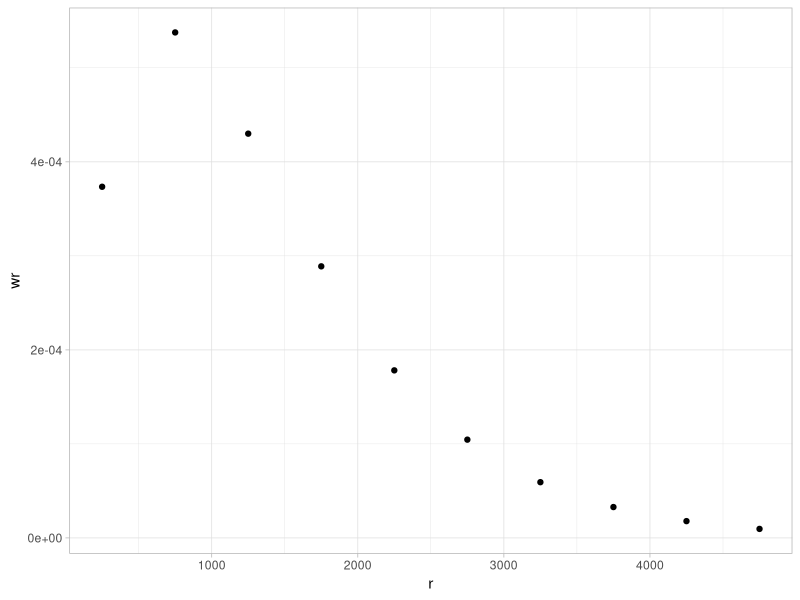
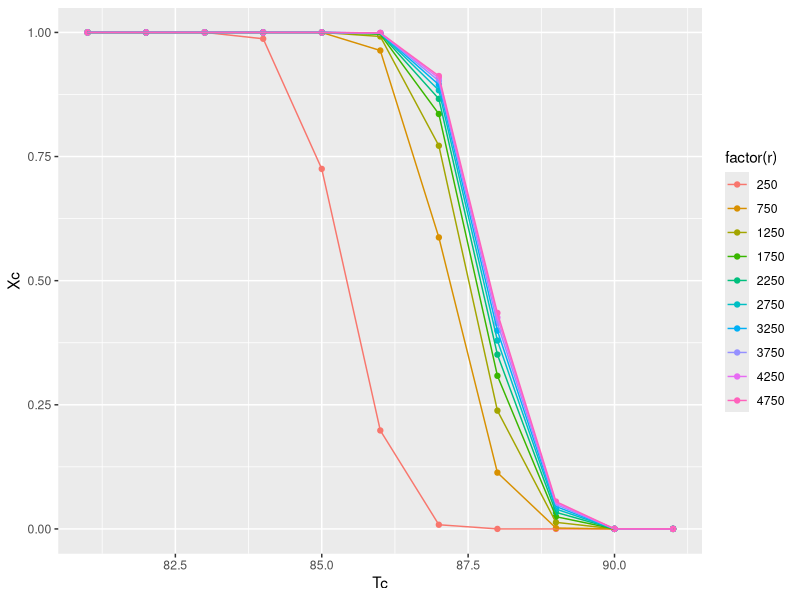
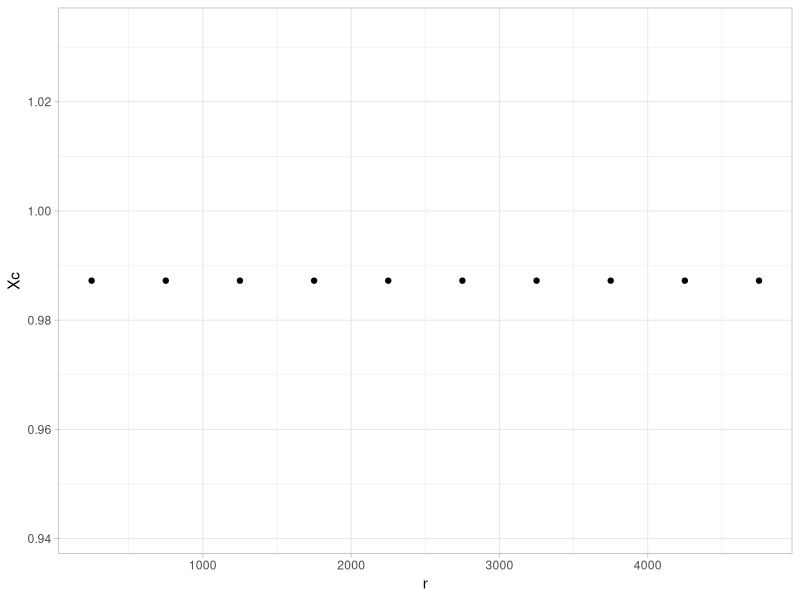
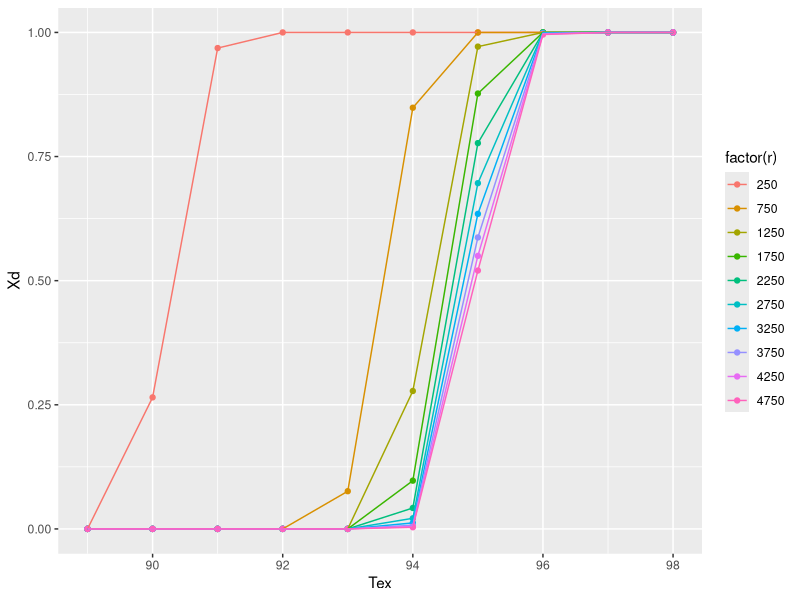
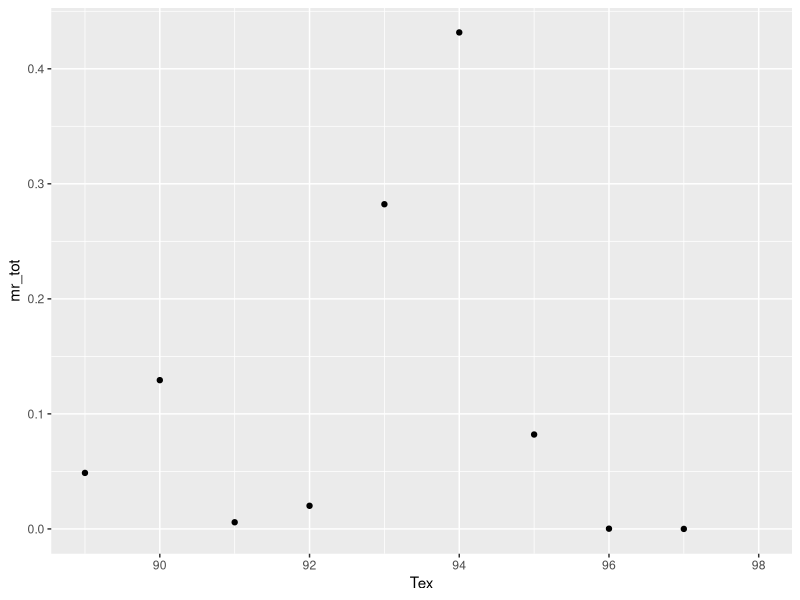

Write R code to recreate these figures, in order. (Note: this script raises an error after producing the figures.)
## ---- chunk 1
library(ggplot2)
library(tidyr)
library(dplyr)
library(purrr)
## ---- chunk 2
Mn <- 19100 #52100
repeat_unit <- 28.05

tau <- repeat_unit / Mn
## ---- chunk 3
r <- seq(250, 4750, 500)

wr <- tau^2 * r * exp(-tau * r)
## ---- chunk 4
flory <- as_tibble(list(r = r, wr = wr))
## ---- chunk 5
flory |>
  ggplot(aes(x = r, y = wr)) +
  geom_point() +
  theme_light()
## ---- chunk 6
#E191
Ac <- 90.4
Bc <- 655

Tdr <- Ac - Bc / r
## ---- chunk 7
kc <- 2.47e-6
nc <- 3.96
CR <- 0.1
Tc <- seq(81, 91, 1)

Xc <- 1 - exp(-kc*((Tdr[1] - Tc[4])/CR)^nc)
## ---- chunk 8
Xc_tbl <- expand.grid(Tdr, Tc) |>
  rename(Tdr = Var1, Tc = Var2) |>
  rowwise() |>
  mutate(Xc = ifelse(Tc < Tdr, 1 - exp(-kc*((Tdr - Tc)/CR)^nc), 0)) |>
  ungroup() |>
  left_join(as_tibble(list(r = r, Tdr = Tdr)), by = "Tdr") |>
  select(r, everything())
## ---- chunk 9
Xc_tbl |>
  ggplot(aes(x = Tc, y = Xc, color = factor(r))) +
  geom_point() +
  geom_line()
## ---- chunk 10
as_tibble(list(r = r, Tdr = Tdr, Xc = Xc)) |>
  mutate(Xc = ifelse(is.na(Xc), 0, Xc)) |>
  ggplot(aes(x = r, y = Xc)) +
  geom_point() +
  theme_light()
## ---- chunk 11
Ad <- 94.0
Bd <- 1245

Tcr <- Ad - Bd / r

nd <- 3.44
kd <- 1.3e-3
Tex <- seq(89, 98, 1)
HR <- 0.2

Xd <- 1 - exp(-kd * ((Tex-Tcr)/HR)^nd)
## ---- chunk 12
Xd_tbl <- expand.grid(Tcr, Tex) |>
  rename(Tcr = Var1, Tex = Var2) |>
  rowwise() |>
  mutate(Xd = ifelse(Tex > Tcr, 1 - exp(-kd*((Tex - Tcr)/HR)^nd), 0)) |>
  ungroup() |>
  left_join(as_tibble(list(r = r, Tcr = Tcr)), by = "Tcr") |>
  select(r, everything())
## ---- chunk 13
Xd_tbl |>
  ggplot(aes(x = Tex, y = Xd, color = factor(r))) +
  geom_point() +
  geom_line()
## ---- chunk 14
mr_tbl <- Xd_tbl |>
  left_join(as_tibble(list(r  = r, norm_wr = wr / sum(wr))), by = "r") |>
  mutate(mr = Xd * norm_wr) |>
  group_by(r) |>
  mutate(mr_int = lead(mr) - mr) |>
  ungroup()

# norm_wr <- wr / sum(wr)
# mr <- numeric()
# 
# for (i in 1:(length(Tex)-1)) {
#   mr <- c(wr, wr[i]*Xd[i] - wr[i+1]*Xd[i])
# }
## ---- chunk 15
N_tbl <- mr_tbl |>
  group_by(Tex) |>
  summarize(mr_tot = sum(mr_int), .groups = "drop") 

N_tbl |>
  ggplot(aes(x = Tex, y = mr_tot)) +
  geom_point()
## ---- chunk 16
N <- 10
num_steps <- 10
Cd <- N_tbl$mr_tot
steps[[1]] <- list(rep(Cd[1], N))
detector <- 0

for(i in 2:num_steps-1){
  next_step <- lag(unlist(steps[[i-1]]))
  detector <- c(detector, next_step[length(next_step)])
  next_step[is.na(next_step)] <- 0
  steps[[i]] <- list(next_step + Cd[i])
}

# steps <- list()
# steps[[1]] <- list(N_tbl$mr_tot)
# steps[[1]] <- map(list(N_tbl$mr_tot), function(x) replace(x, is.na(x), 0))
# for (i in 2:num_steps) {
#   steps[[i]] <- map(list(lag(unlist(steps[[i-1]]))), function(x) replace(x, is.na(x), 0))
# }
## ---- chunk 17
#E191
# Ad <- 94.0
# Bd <- 1245
# nd <- 3.44
# kd <- 1.3e-3
# Mn <- 19100 #52100

#E521
Ad <- 94.1
Bd <- 1200
nd <- 5.41
kd <- 4.78e-4
Mn <- 52100

repeat_unit <- 28.05

tau <- repeat_unit / Mn

r <- seq(25, 10000, 50)
wr <- tau^2 * r * exp(-tau * r)

HR <- 0.5
N <- 20

Tcr <- Ad - Bd / r
## ---- chunk 18
as_tibble(list(r = r, wr = wr)) |>
  ggplot(aes(x = r, y = wr)) +
  geom_point() +
  theme_light()
## ---- chunk 19
Vc <- 2 # mL
SFR <- 0.5 # mL/min

Te_inc <- Vc / SFR * HR / N #degC
## ---- chunk 20
temp_init <- 70
temp_final <- 110

Tex <- seq(temp_init, temp_final, Te_inc)
## ---- chunk 21
Xd_tbl <- expand.grid(Tcr, Tex) |>
  rename(Tcr = Var1, Tex = Var2) |>
  rowwise() |>
  mutate(Xd = ifelse(Tex > Tcr, 1 - exp(-kd*((Tex - Tcr)/HR)^nd), 0)) |>
  ungroup() |>
  left_join(as_tibble(list(r = r, Tcr = Tcr)), by = "Tcr") |>
  select(r, everything())
## ---- chunk 22
# Xd_tbl |>
#   ggplot(aes(x = Tex, y = Xd, color = factor(r))) +
#   geom_point() +
#   geom_line()
## ---- chunk 23
mr_tbl <- Xd_tbl |>
  left_join(as_tibble(list(r  = r, norm_wr = wr / sum(wr))), by = "r") |>
  mutate(mr = Xd * norm_wr) |>
  group_by(r) |>
  mutate(mr_int = lead(mr) - mr) |>
  ungroup()
## ---- chunk 24
N_tbl <- mr_tbl |>
  group_by(Tex) |>
  summarize(mr_tot = sum(mr_int), .groups = "drop") 
## ---- chunk 25
#N <- 10
num_steps <- length(Tex)
Cd <- N_tbl$mr_tot
steps <- list()
steps[[1]] <- list(rep(Cd[1], N))
detector <- 0

for(i in 2:num_steps) {
  next_step <- lag(unlist(steps[[i-1]]))
  detector <- c(detector, next_step[length(next_step)])
  next_step[is.na(next_step)] <- 0
  steps[[i]] <- list(next_step + Cd[i])
}

# steps <- list()
# steps[[1]] <- list(N_tbl$mr_tot)
# steps[[1]] <- map(list(N_tbl$mr_tot), function(x) replace(x, is.na(x), 0))
# for (i in 2:num_steps) {
#   steps[[i]] <- map(list(lag(unlist(steps[[i-1]]))), function(x) replace(x, is.na(x), 0))
# }
## ---- chunk 26
as_tibble(list(Tex = Tex, detector = detector)) |>
  ggplot(aes(x = Tex, y = detector)) +
  geom_point() +
  theme_light()
## ---- chunk 27
#E191
Ac <- 90.4
Bc <- 655

Tdr <- Ac - Bc / r
## ---- chunk 28
kc <- 2.47e-6
nc <- 3.96
CR <- 0.2
Tc <- seq(70, 91, 0.2)
## ---- chunk 29
Xc_tbl <- expand.grid(Tdr, Tc) |>
  rename(Tdr = Var1, Tc = Var2) |>
  rowwise() |>
  mutate(Xc = ifelse(Tc < Tdr, 1 - exp(-kc*((Tdr - Tc)/CR)^nc), 0)) |>
  ungroup() |>
  left_join(as_tibble(list(r = r, Tdr = Tdr)), by = "Tdr") |>
  select(r, everything())
## ---- chunk 30
mrc_tbl <- Xc_tbl |>
  left_join(as_tibble(list(r  = r, norm_wr = wr / sum(wr))), by = "r") |>
  mutate(mrc = Xc * norm_wr) |>
  group_by(r) |>
  mutate(mr_int = mrc - lead(mrc)) |>
  ungroup()
## ---- chunk 31
temp <- mrc_tbl |>
  group_by(Tc) |>
  summarize(mrc_tot = sum(mr_int), .groups = "drop") |>
  filter(!is.na(mrc_tot)) |>
  mutate(not_empty = (mrc_tot != 0)) |>
  filter(not_empty == TRUE) |>
  mutate(n = row_number())
